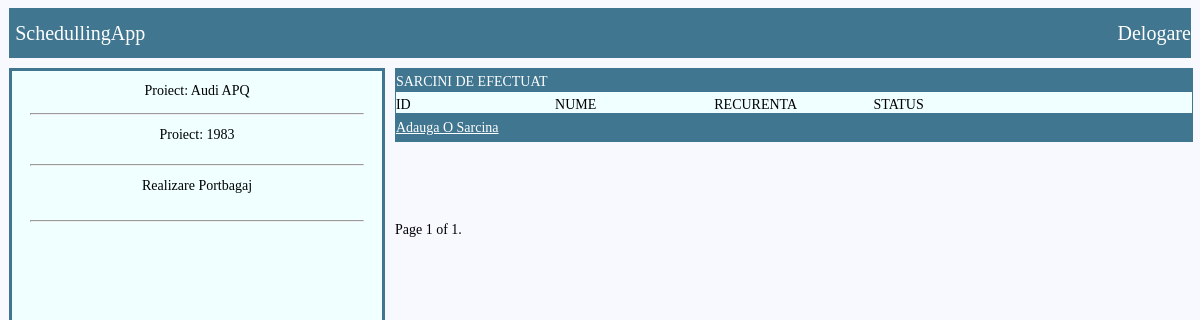
Page /projects/project_details/6/ (signed in) on the committed database.
### PROJECTS/models.py (models this page shows, shortened)
class Proiect (models.Model):
	nume=models.CharField(max_length=30,unique=True)
	id_proiect=models.IntegerField(unique=True)
	descriere=models.CharField(max_length=100)

### PROJECTS/views.py (the view)
# urls.py: path('project_details/<int:pk>/',PROJECTS_VIEWS.project_details,name='project_details'),
@login_required
def project_details(request,pk):
	proiect_querry=Proiect.objects.get(pk=pk)
	eveniment_template_querry_req=Eveniment_Template.objects.filter(proiect=proiect_querry)
	paginator = Paginator(eveniment_template_querry_req, 20)
	page_number = request.GET.get('page')
	eveniment_template_querry = paginator.get_page(page_number)
	return render(request,'PROJECTS/proiect_detalii.html',{'proiect':proiect_querry,'eveniment_template':eveniment_template_querry})

### templates/PROJECTS/proiect_detalii.html (shortened to what this page needs)
{% extends 'PROJECTS/template.html' %}
{% block content %}
<div class="container_detalii">
<div class="container_left_detalii">
	<div class="nume">Proiect: {{proiect.nume}}</div>
	<hr/>
	<div class="ID">Proiect: {{proiect.id_proiect}}</div>
	<hr/>
	<div class="descriere">{{proiect.descriere}}</div>
	<hr/>
</div>
<div class="container_right_detalii">
		<div class="row_title_detalii">
			SARCINI DE EFECTUAT
		</div>
		<div class="row_detalii">
			<div class="column_id_ev">ID</div>
			<div class="column_nume_ev">NUME</div>
			<div class="column_recurenta_zile_ev">RECURENTA </div>
			<div class="column_status_ev">STATUS</div>
		</div>
		<div class="row_footer_detalii">
			<a href="{% url 'EVENTS:eveniment_template_nou' proiect.pk  %}">Adauga O Sarcina </a>
		</div>
<div class="pagination">
    <span class="step-links">
        <span class="current">
            Page {{ eveniment_template.number }} of {{ eveniment_template.paginator.num_pages }}.
        </span>
    </span>
</div>
</div>
</div>
{% endblock %}

### static/css/PROJECTS/style.css (style rules this page uses)
body { background-color: #F8F8FF; }
@media screen and (min-width: 800px) { hr { color: #417690; } }
@media screen and (min-width: 800px) { .container_detalii { display: flex; flex-direction: row; font-size: 14px; } }
@media screen and (min-width: 800px) { .container_left_detalii { margin-top: 10px; margin-left: 0.1vw; height: 100vh; width: 550px; background-color: #F0FFFF; display: flex; flex-direction: column; border-style: solid; border-color: #417690; border-size: 1px; } }
@media screen and (min-width: 800px) { .container_left_detalii hr { width: 90%; color: #417690; } }
@media screen and (min-width: 800px) { .container_left_detalii .nume { height: 30px ; width: 100%; display: flex; justify-content: center; align-items: center; margin-top: 5px; } }
@media screen and (min-width: 800px) { .container_left_detalii .ID { height: 30px ; width: 100%; display: flex; justify-content: center; margin-top: 5px; } }
@media screen and (min-width: 800px) { .container_left_detalii .descriere { margin-bottom: 5px; height: 30px ; width: 100%; display: flex; justify-content: center; margin-top: 5px; } }
@media screen and (min-width: 800px) { .container_right_detalii { width: 100%; margin-top: 10px; padding-left: 10px; padding-right: 0.1vw; } }
@media screen and (min-width: 800px) { .row_title_detalii { width: 100%; display: flex; align-items: center; justify-content: left; color: white; background-color: #417690; border-style: solid; border-color: #417690 ; border-width: 1px; padding-top: 5px; } }
@media screen and (min-width: 800px) { .row_detalii { width: 100%; display: flex; align-items: center; justify-content: center; background-color: #F0FFFF; border-style: solid; border-color: #417690 ; border-width: 1px; padding-top: 5px; } }
@media screen and (min-width: 800px) { .row_footer_detalii { width: 100%; display: flex; align-items: center; justify-content: left; background-color: #417690 ; border-style: solid; border-color: #417690 ; border-width: 1px; padding-top: 5px; padding-bottom: 5px; } }
@media screen and (min-width: 800px) { .column_id_ev { width:20%; } }
@media screen and (min-width: 800px) { .column_nume_ev { width:20%; } }
@media screen and (min-width: 800px) { .column_recurenta_zile_ev { width:20%; } }
@media screen and (min-width: 800px) { .column_status_ev { width:20%; } }
@media screen and (min-width: 800px) { .row_footer_detalii { margin-bottom:80px; width: 100%; } }
@media screen and (min-width: 800px) { .row_footer_detalii a { color : white } }
@media screen and (min-width: 800px) { .pagination { margin-top: 15px; } }

### rows in the picture
Proiect: nume "Audi APQ", id_proiect "1983", descriere "Realizare Portbagaj"

### other values in the picture
{{ eveniment_template.number }} "1"
{{ eveniment_template.paginator.num_pages }} "1"
